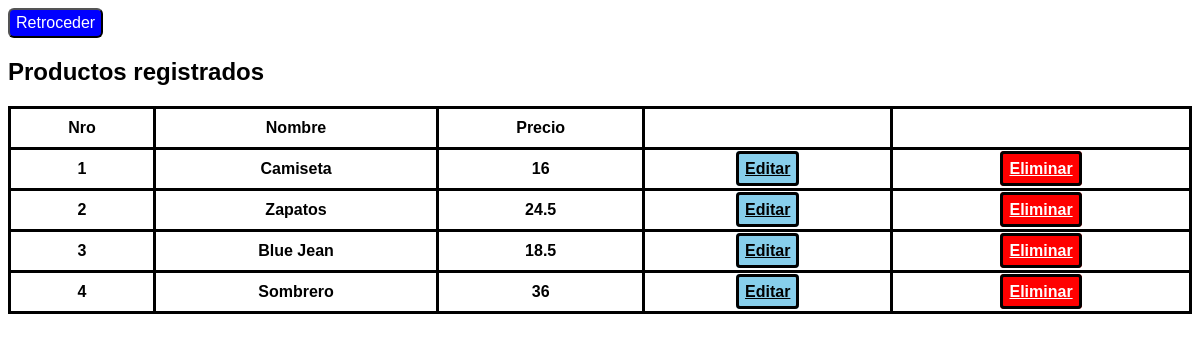
/crud_gestion_de_ventas/mostrar_productos.php, run on the app's committed database.
### tables this page shows
CREATE TABLE `producto` (
  `ID_Producto` int(11) NOT NULL,
  `Nombre` varchar(30) NOT NULL,
  `Precio` float NOT NULL
);

### crud_gestion_de_ventas/mostrar_productos.php (the view, shortened to what this page needs)
<?php
$connect = connection();
$SQL= "SELECT* FROM producto ";
$Query = mysqli_query($connect, $SQL);
?>
<!DOCTYPE html>
<html lang="en">
<head>
    <link rel="stylesheet"  href="styles/Styles.css">
</head>
<body>
<button onclick="goBack()">Retroceder</button>
<div>
        <h2>Productos registrados</h2>
        <table>
            <thead>
                <tr>
                    <th>Nro</th>
                    <th>Nombre</th>
                    <th>Precio</th>
                    <th></th>
                    <th></th>
                </tr>
            </thead>
            <tbody>
                <?php
                 $i=0;
                ?>
                <?php while ($fila= mysqli_fetch_array($Query)):  ?>
            <tr>
                <?php
                $i=$i+1;
                ?>
                <th><?= $i?></th>
                <th><?= $fila["Nombre"] ?></th>
                <th><?= $fila["Precio"] ?></th>
                <Th><a href="editar_producto.php?id=<?= $fila["ID_Producto"] ?>" class="edit-button">Editar</a></Th>
                <Th><a href="eliminar_producto.php?id=<?= $fila["ID_Producto"] ?>" class="delete-button">Eliminar</a></Th>
            </tr>
            <?php endwhile; ?>
            </tbody>
        </table>
    </div>
</body>
</html>

### crud_gestion_de_ventas/styles/Styles.css (style rules this page uses)
body { background-color: white; color: black; font-family: Arial, sans-serif; display: flow-root; }
input, table { background-color: white; color: black; }
button { background-color: blue; color: white; height: 30px; border-radius: 6px; font-size: 16px; }
table { width: 100%; border-collapse: collapse; border: 1px solid gainsboro; }
table, th, td, tr { border: 3px solid black; }
th, td { padding: 10px; }
.edit-button { background-color: skyblue; padding: 6px; color: black; text-align: center; font-weight: bold; border: black solid; border-width: 3px; border-radius: 4px; }
.delete-button { background-color: red; padding: 6px; color: white; text-align: center; font-weight: bold; border: black solid; border-width: 3px; border-radius: 4px; }

### data on the page
producto: Nombre "Camiseta", Precio "16"
producto: Nombre "Zapatos", Precio "24.5"
producto: Nombre "Blue Jean", Precio "18.5"
producto: Nombre "Sombrero", Precio "36"
